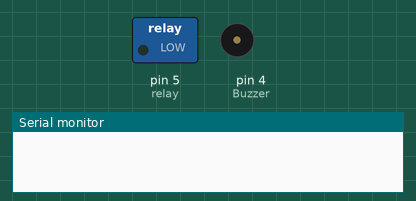
Recording of a sketch running on a simulated Arduino Uno, built with avr-gcc and run on an emulated ATmega328P. Shown: switched loads named in the sketch (green lamp = pin HIGH), buzzer (waves = sounding, pin HIGH), the last lines printed to the serial monitor. The modem accepts every AT command (registered, SIM ready, sends succeed) and sends nothing else.

Above: at 0.1 s.
At 5.1 s:
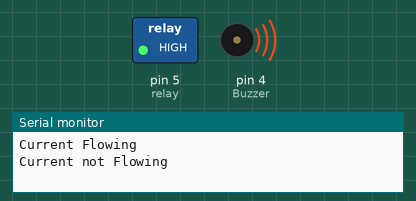
At 7.1 s:
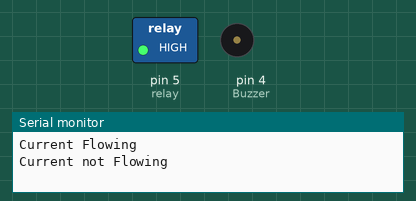
Timing chart, 0 to 8.6 s (numbered marks = the images above):
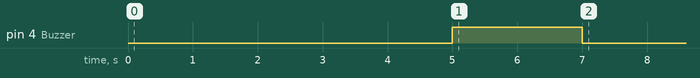

The sketch:

attendence_system.ino
```cpp
const int relay = 5;

int Buzzer = 4;

#include <SoftwareSerial.h>
SoftwareSerial gsm(16,17);

void setup() {
  Serial.begin(115200);

  delay(1000);
  gsm.begin(9600);

  pinMode(relay, OUTPUT);

  pinMode(Buzzer, OUTPUT);

  relay_command_on();
  delay(2000);
  relay_command_off();
  delay(2000);
  buzz_on();
  delay(1000);
  buzz_off();
  delay(1000);
  SendMessage();
  delay(1000);
}

void relay_command_on(){
  digitalWrite(relay, LOW);
  Serial.println("Current Flowing");
}
void relay_command_off(){
  digitalWrite(relay, HIGH);
  Serial.println("Current not Flowing");
}
void buzz_on(){
  digitalWrite (Buzzer, HIGH); //turn buzzer on
  delay(1000);
}
void buzz_off(){
  digitalWrite (Buzzer, LOW);  //turn buzzer off
  delay(1000);
}
void SendMessage()
{
  gsm.println("AT+CMGF=1");
  delay(1000);
  gsm.println("AT+CMGS=\"+917975528296\"\r");
  delay(1000);
  gsm.print("hi");
  gsm.println((char)26);
  delay(1000);
}
void loop(){

}
```
